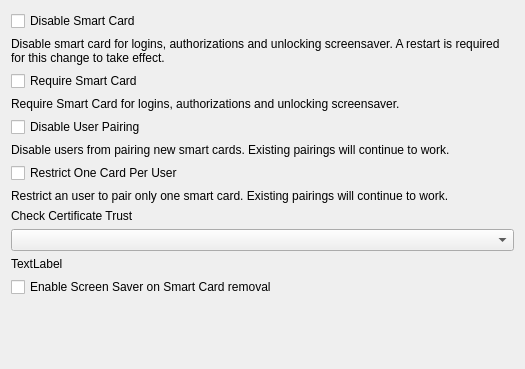
<?xml version="1.0" encoding="UTF-8"?>
<ui version="4.0">
 <class>SmartCardForm</class>
 <widget class="QWidget" name="SmartCardForm">
  <property name="geometry">
   <rect>
    <x>0</x>
    <y>0</y>
    <width>525</width>
    <height>369</height>
   </rect>
  </property>
  <property name="windowTitle">
   <string>Form</string>
  </property>
  <layout class="QVBoxLayout" name="verticalLayout_4" stretch="0,0,0,0,0,0,0,0,0,0,0,0,0">
   <item>
    <widget class="QCheckBox" name="checkBoxDisableSmartCard">
     <property name="text">
      <string>Disable Smart Card</string>
     </property>
    </widget>
   </item>
   <item>
    <widget class="QLabel" name="lTipDisableSmartCard">
     <property name="text">
      <string>Disable smart card for logins, authorizations and unlocking screensaver. A restart is required for this change to take effect.</string>
     </property>
     <property name="wordWrap">
      <bool>true</bool>
     </property>
    </widget>
   </item>
   <item>
    <widget class="QCheckBox" name="checkBoxEnforceSmartCard">
     <property name="text">
      <string>Require Smart Card</string>
     </property>
    </widget>
   </item>
   <item>
    <widget class="QLabel" name="lTipEnforceSmartCard">
     <property name="text">
      <string>Require Smart Card for logins, authorizations and unlocking screensaver.</string>
     </property>
    </widget>
   </item>
   <item>
    <widget class="QCheckBox" name="checkBoxDisableUserPairing">
     <property name="text">
      <string>Disable User Pairing</string>
     </property>
    </widget>
   </item>
   <item>
    <widget class="QLabel" name="lTipDisableUserPairing">
     <property name="text">
      <string>Disable users from pairing new smart cards. Existing pairings will continue to work.</string>
     </property>
    </widget>
   </item>
   <item>
    <widget class="QCheckBox" name="checkBoxRestrictOneCardPerUser">
     <property name="text">
      <string>Restrict One Card Per User</string>
     </property>
    </widget>
   </item>
   <item>
    <widget class="QLabel" name="lTipRestrictOneCardPerUser">
     <property name="text">
      <string>Restrict an user to pair only one smart card. Existing pairings will continue to work.</string>
     </property>
    </widget>
   </item>
   <item>
    <widget class="QLabel" name="labelCheckCertificateTrust">
     <property name="text">
      <string>Check Certificate Trust</string>
     </property>
    </widget>
   </item>
   <item>
    <widget class="QComboBox" name="comboBoxCheckCertificateTrust"/>
   </item>
   <item>
    <widget class="QLabel" name="lTipCheckCertificateTrust">
     <property name="text">
      <string>TextLabel</string>
     </property>
     <property name="wordWrap">
      <bool>true</bool>
     </property>
    </widget>
   </item>
   <item>
    <widget class="QCheckBox" name="checkBoxTokenRemovalAction">
     <property name="text">
      <string>Enable Screen Saver on Smart Card removal</string>
     </property>
    </widget>
   </item>
   <item>
    <spacer name="verticalSpacer">
     <property name="orientation">
      <enum>Qt::Vertical</enum>
     </property>
     <property name="sizeHint" stdset="0">
      <size>
       <width>20</width>
       <height>40</height>
      </size>
     </property>
    </spacer>
   </item>
  </layout>
 </widget>
 <resources/>
 <connections/>
</ui>
